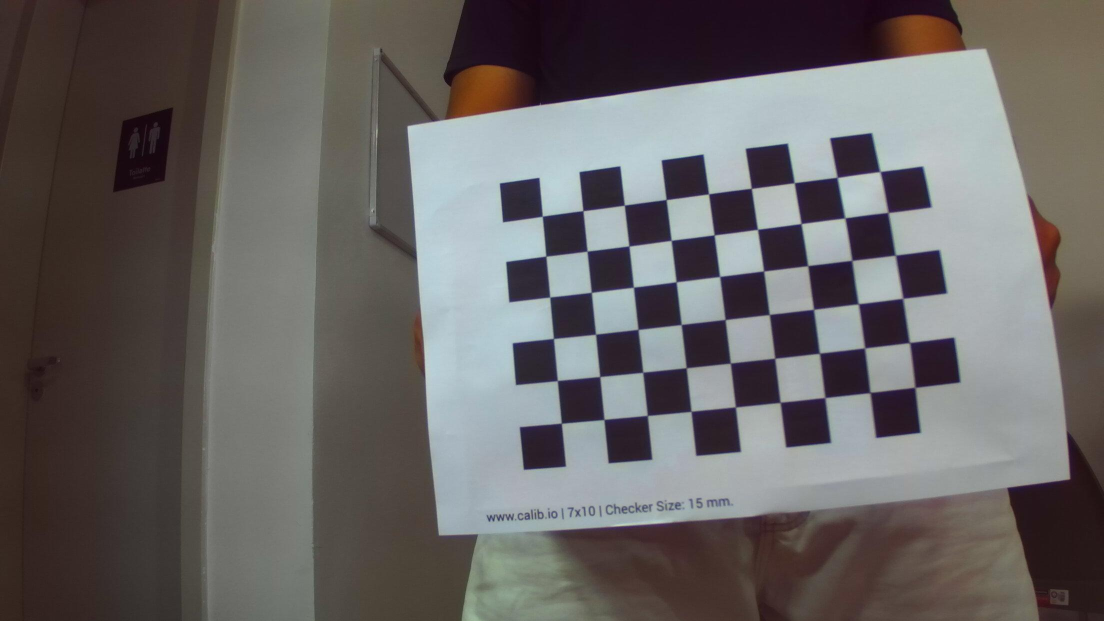
#> input picture zed_cam/images_calibration/left/2025-01-19-162909L.jpg, 2208 x 1242 px (shown at 1/2 size); its folder holds 4 pictures in this run
$ python calibration.py
#> lines starting #> are read from the running program, lines starting #| are printed output that depends on the picture
import cv2
import numpy as np
import matplotlib.pyplot as plt
import glob

# lista de imagens da camera para a calibracao
images_left = glob.glob('zed_cam/images_calibration/left/*L.jpg')
images_right = glob.glob('zed_cam/images_calibration/right/*R.jpg')

# conversao das imagens para escala de cinza
images_left = [cv2.imread(img, cv2.IMREAD_GRAYSCALE) for img in images_left]
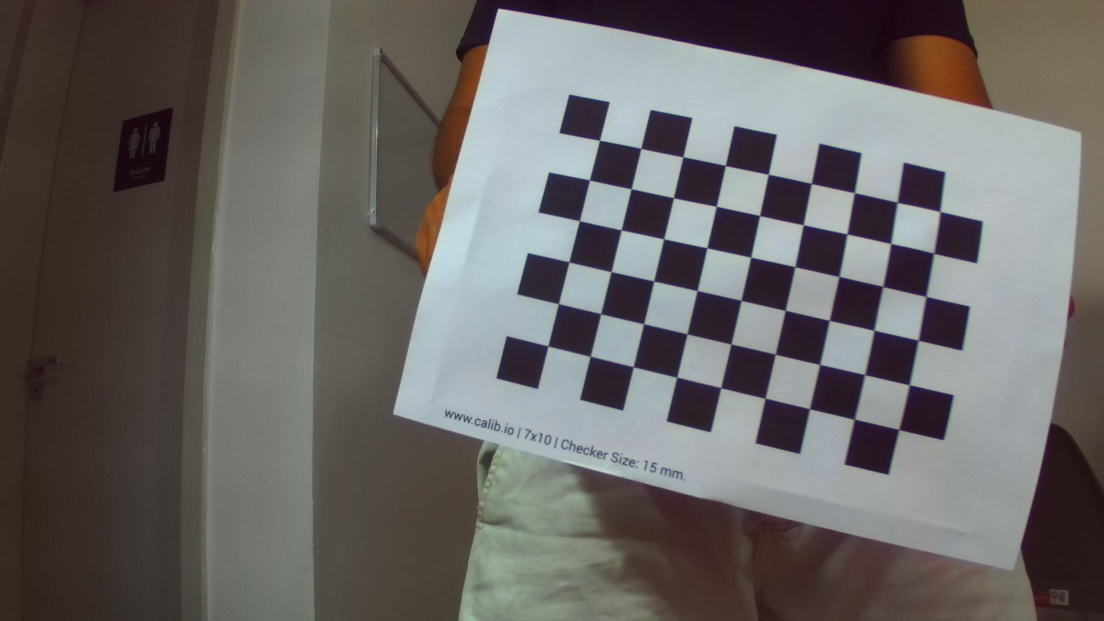
#> input picture zed_cam/images_calibration/left/2025-01-19-162910L.jpg, 2208 x 1242 px (shown at 1/2 size)
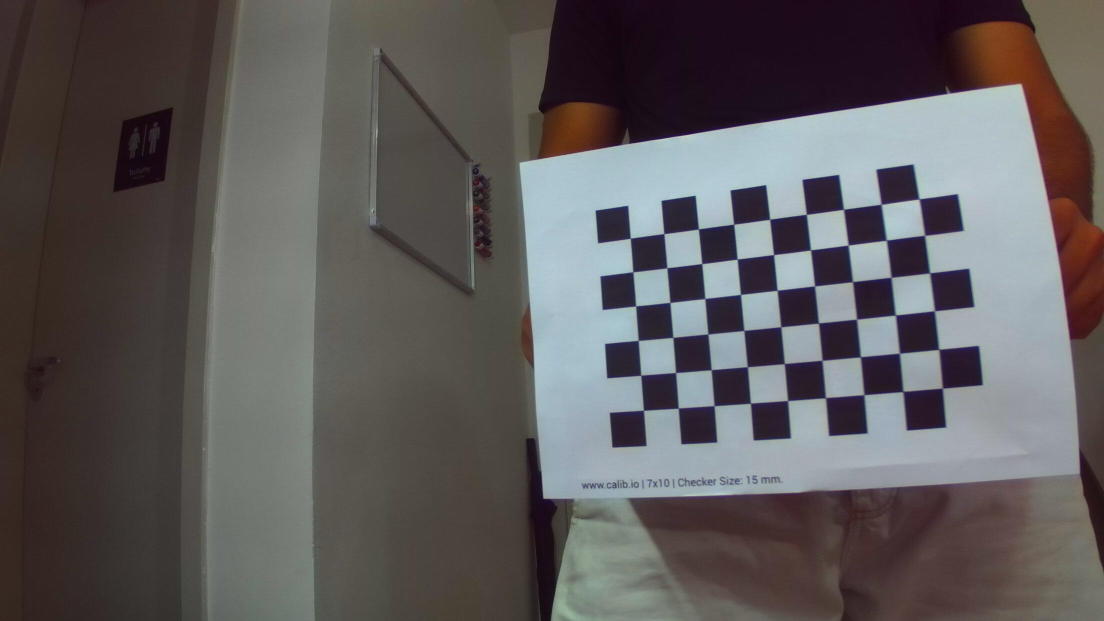
#> input picture zed_cam/images_calibration/left/2025-01-19-162912L.jpg, 2208 x 1242 px (shown at 1/2 size)
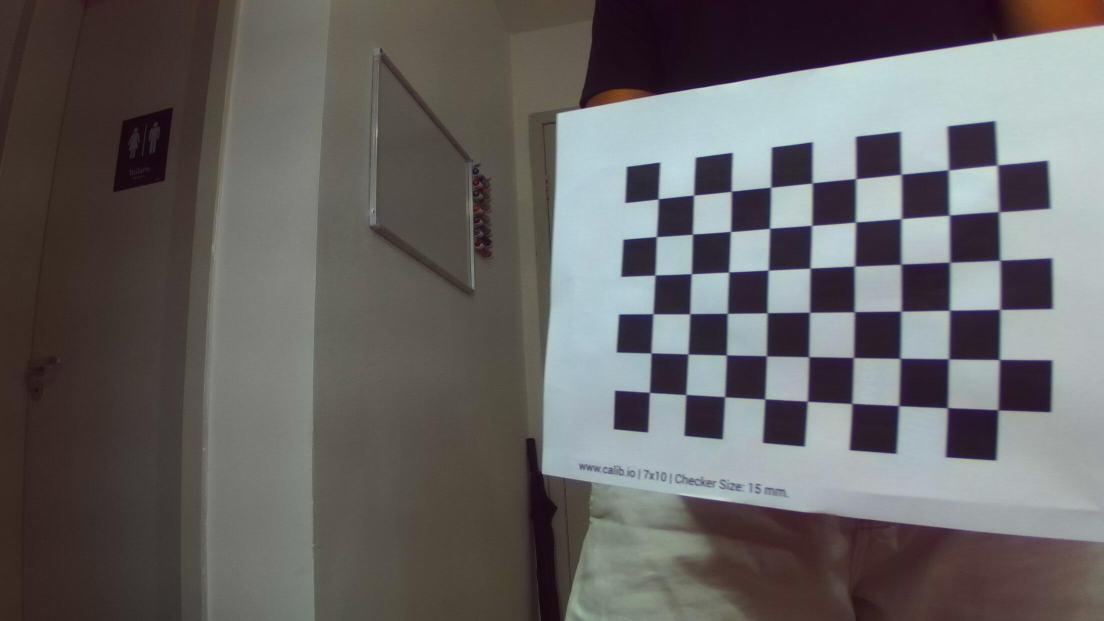
#> input picture zed_cam/images_calibration/left/2025-01-19-162913L.jpg, 2208 x 1242 px (shown at 1/2 size)
#> images_left = 4 items
images_right = [cv2.imread(img, cv2.IMREAD_GRAYSCALE) for img in images_right]
print(len(images_left), len(images_right))
#| 4 0
# definicao do tamanho do ChessBoard
CBROW = 6
CBCOL = 9

# listas que armazenam os pontos 3D e 2D
objpoints = [] # pontos 3D do mundo real
left_points, right_points = [], [] # pontos 2D do plano da imagem

for left_image, right_image in zip(images_left, images_right):
    # procura os cantos do ChessBoard
    ret_left, corners_left = cv2.findChessboardCorners(left_image, (CBCOL,CBROW))
    ret_right, corners_right = cv2.findChessboardCorners(right_image, (CBCOL,CBROW))
    if ret_left and ret_right:
        left_points.append(corners_left)
        right_points.append(corners_right)
    else:
        print("Não foi possível encontrar os cantos do ChessBoard nas imagens.")
#> this loop made 0 passes
#> after the loop, left_points = []; right_points = []

# prepara a matriz de pontos 3D do ChessBoard
objp = np.zeros((CBROW * CBCOL, 3), np.float32)
objp[:, :2] = np.mgrid[0:CBCOL, 0:CBROW].T.reshape(-1, 2)
objpoints = [objp] * len(left_points)
#> objpoints = []

# calibracao da camera estereo
#> (the run stopped early here; a loop or call above may not have finished)
